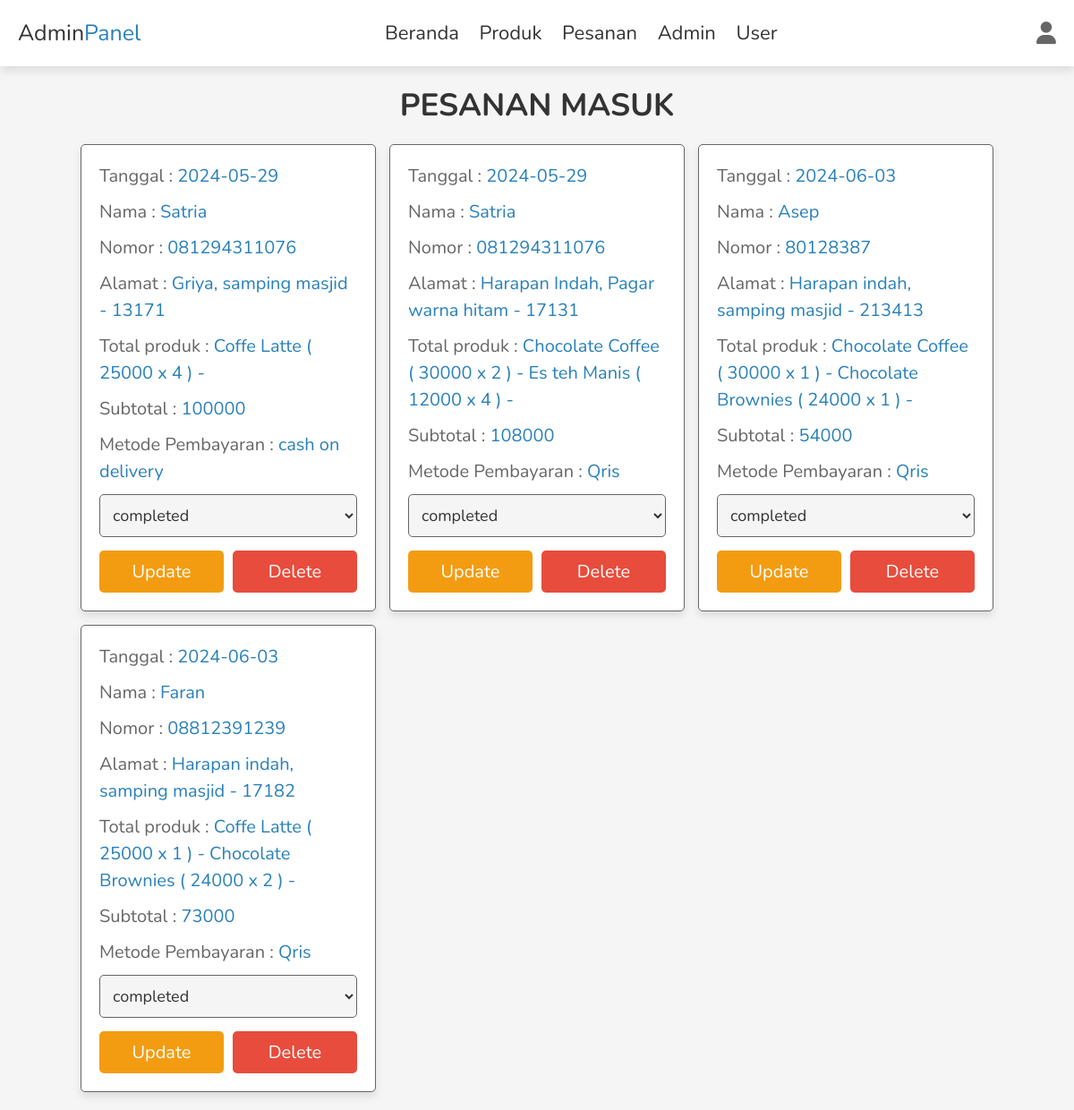
The app's page /admin_orders.php (signed in) with its own data.
### tables this page shows
CREATE TABLE `orders` (
  `id` int(100) NOT NULL,
  `user_id` int(100) NOT NULL,
  `name` varchar(100) NOT NULL,
  `number` varchar(12) NOT NULL,
  `method` varchar(50) NOT NULL,
  `address` varchar(500) NOT NULL,
  `total_products` varchar(1000) NOT NULL,
  `total_price` int(100) NOT NULL,
  `placed_on` date NOT NULL DEFAULT current_timestamp(),
  `payment_status` varchar(20) NOT NULL DEFAULT 'pending'
);

### admin_orders.php (the view, shortened to what this page needs)
<?php
include 'config.php';
?>
<!DOCTYPE html>
<html lang="en">
<head>
   <link rel="stylesheet" href="https://cdnjs.cloudflare.com/ajax/libs/font-awesome/6.1.1/css/all.min.css">
   <link rel="stylesheet" href="css/admin_style.css">
</head>
<body>
<?php include 'admin_header.php' ?>
<section class="orders">
<h1 class="heading">Pesanan masuk</h1>
<div class="box-container">
   <?php
      $select_orders = $conn->prepare("SELECT * FROM `orders`");
      $select_orders->execute();
      if($select_orders->rowCount() > 0){
         while($fetch_orders = $select_orders->fetch(PDO::FETCH_ASSOC)){
   ?>
   <div class="box">
      <p> Tanggal : <span><?= $fetch_orders['placed_on']; ?></span> </p>
      <p> Nama : <span><?= $fetch_orders['name']; ?></span> </p>
      <p> Nomor : <span><?= $fetch_orders['number']; ?></span> </p>
      <p> Alamat : <span><?= $fetch_orders['address']; ?></span> </p>
      <p> Total produk : <span><?= $fetch_orders['total_products']; ?></span> </p>
      <p> Subtotal : <span><?= $fetch_orders['total_price']; ?></span> </p>
      <p> Metode Pembayaran : <span><?= $fetch_orders['method']; ?></span> </p>
      <form action="" method="post">
         <select name="payment_status" class="select">
            <option selected disabled><?= $fetch_orders['payment_status']; ?></option>
         </select>
        <div class="flex-btn">
         <input type="submit" value="update" class="option-btn" name="update_payment">
         <a href="admin_orders.php?delete=<?= $fetch_orders['id']; ?>" class="delete-btn" onclick="return confirm('delete this order?');">delete</a>
        </div>
      </form>
   </div>
   <?php
         }
      }else{
         echo '<p class="empty">Belum ada pesanan!</p>';
      }
   ?>
</div>
</section>
</body>
</html>

### css/admin_style.css (style rules this page uses)
:root { --main-color:#2980b9; --red:#e74c3c; --orange:#f39c12; --black:#333; --white:#fff; --light-bg:#f5f5f5; --light-color:#666; --border:.1rem solid var(--light-color); --box-shadow:0 .5rem 1rem rgba(0,0,0,.1); }
* { font-family: 'Nunito', sans-serif; margin:0; padding:0; box-sizing: border-box; outline: none; border:none; text-decoration: none; transition: .2s linear; }
html { font-size: 62.5%; overflow-x: hidden; scroll-behavior: smooth; scroll-padding-top: 7rem; }
body { background: var(--light-bg); }
section { padding:2rem; margin:0 auto; max-width: 1200px; }
.heading { text-align: center; margin-bottom: 2rem; font-size: 3.5rem; color:var(--black); text-transform: uppercase; }
.delete-btn, .option-btn, .btn { display: block; width: 100%; margin-top: 1rem; border-radius: .5rem; padding:1rem 3rem; font-size: 2rem; color:var(--white); cursor: pointer; text-transform: capitalize; text-align: center; }
.delete-btn { background-color: var(--red); }
.option-btn { background-color: var(--orange); }
.flex-btn { display: flex; gap:1rem; }
.orders .box-container { display: grid; grid-template-columns: repeat(auto-fit, 33rem); gap:1.5rem; align-items: flex-start; justify-content: center; }
.orders .box-container .box { padding:2rem; padding-top: 1rem; border-radius: .5rem; border:var(--border); background-color: var(--white); box-shadow: var(--box-shadow); }
.orders .box-container .box p { line-height: 1.5; font-size: 2rem; color:var(--light-color); margin:1rem 0; }
.orders .box-container .box p span { color:var(--main-color); }
.orders .box-container .select { margin-bottom: .5rem; width: 100%; background-color: var(--light-bg); padding:1rem; font-size: 1.8rem; color:var(--black); border-radius: .5rem; border:var(--border); }

### records on screen
orders: placed_on "2024-05-29", name "Satria", number "081294311076", address "Griya, samping masjid - 13171", total_products "Coffe Latte ( 25000 x 4 ) -", total_price "100000", method "cash on delivery", payment_status "completed"
orders: placed_on "2024-05-29", name "Satria", number "081294311076", address "Harapan Indah, Pagar warna hitam - 17131", total_products "Chocolate Coffee ( 30000 x 2 ) - Es teh Manis ( 12000 x 4 ) -", total_price "108000", method "Qris", payment_status "completed"
orders: placed_on "2024-06-03", name "Asep", number "80128387", address "Harapan indah, samping masjid - 213413", total_products "Chocolate Coffee ( 30000 x 1 ) - Chocolate Brownies ( 24000 x 1 ) -", total_price "54000", method "Qris", payment_status "completed"
orders: placed_on "2024-06-03", name "Faran", number "08812391239", address "Harapan indah, samping masjid - 17182", total_products "Coffe Latte ( 25000 x 1 ) - Chocolate Brownies ( 24000 x 2 ) -", total_price "73000", method "Qris", payment_status "completed"
